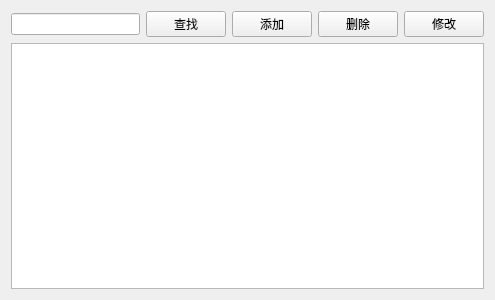
<?xml version="1.0" encoding="UTF-8"?>
<ui version="4.0">
 <class>PatientView</class>
 <widget class="QWidget" name="PatientView">
  <property name="geometry">
   <rect>
    <x>0</x>
    <y>0</y>
    <width>495</width>
    <height>300</height>
   </rect>
  </property>
  <property name="windowTitle">
   <string>患者管理</string>
  </property>
  <layout class="QVBoxLayout" name="verticalLayout">
   <item>
    <layout class="QHBoxLayout" name="horizontalLayout">
     <item>
      <widget class="QLineEdit" name="lineEdit"/>
     </item>
     <item>
      <widget class="QPushButton" name="btSearch">
       <property name="text">
        <string>查找</string>
       </property>
      </widget>
     </item>
     <item>
      <widget class="QPushButton" name="btAdd">
       <property name="text">
        <string>添加</string>
       </property>
      </widget>
     </item>
     <item>
      <widget class="QPushButton" name="btDelete">
       <property name="text">
        <string>删除</string>
       </property>
      </widget>
     </item>
     <item>
      <widget class="QPushButton" name="btEdit">
       <property name="text">
        <string>修改</string>
       </property>
      </widget>
     </item>
    </layout>
   </item>
   <item>
    <widget class="QTableView" name="tableView"/>
   </item>
  </layout>
 </widget>
 <resources/>
 <connections/>
</ui>
